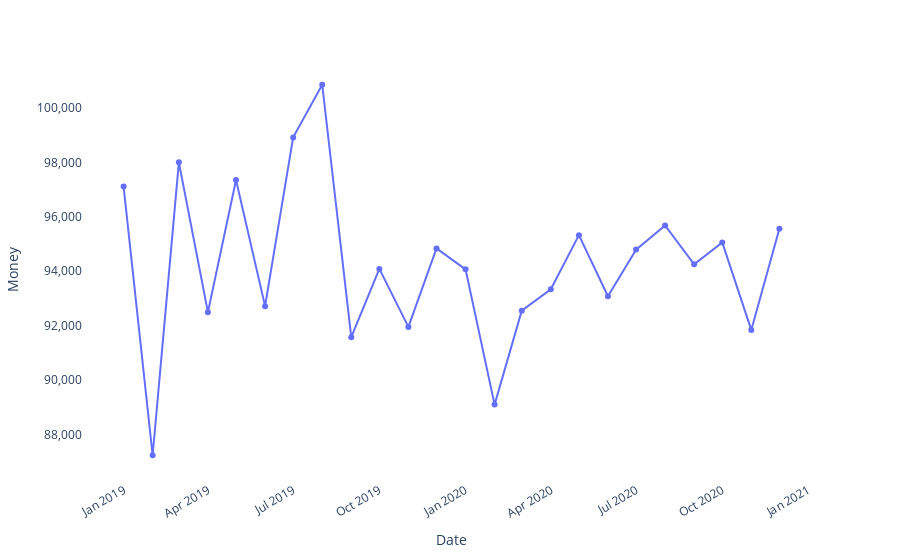

Write notebook code for a chart like this one.
### Code cell
# Serie de tiempo
df_ts2 = df_ts.copy()
df_ts2 = df_ts2.loc[:,['date','price']]
df_ts2['date'] = df_ts2['date'].dt.to_period('M').astype(str)
df_ts2 = df_ts2.groupby(['date']).sum().reset_index()
print(df_ts2.head(3))

# customers per day
fig = fg.simple_time_series(df_ts2, x='date', y="price", xl='Date', yl='Money')
fig.show()

### Figure 1 — Plotly figure (JSON) as saved in the notebook; plotly's stock layout.template omitted (floating-point values rounded to 4 significant figures)
{"data": [{"hovertemplate": "Date=%{x}<br>Money=%{y}<extra></extra>", "legendgroup": "", "line": {"color": "#636efa", "dash": "solid"}, "marker": {"symbol": "circle"}, "mode": "markers+lines", "name": "", "orientation": "v", "showlegend": false, "type": "scatter", "x": ["2019-01", "2019-02", "2019-03", "2019-04", "2019-05", "2019-06", "2019-07", "2019-08", "2019-09", "2019-10", "2019-11", "2019-12", "2020-01", "2020-02", "2020-03", "2020-04", "2020-05", "2020-06", "2020-07", "2020-08", "2020-09", "2020-10", "2020-11", "2020-12"], "xaxis": "x", "y": [97110.0, 87250.0, 98000.0, 92500.0, 97350.0, 92720.0, 98910.0, 100800.0, 91580.0, 94090.0, 91960.0, 94840.0, 94070.0, 89110.0, 92560.0, 93340.0, 95330.0, 93080.0, 94800.0, 95680.0, 94260.0, 95060.0, 91850.0, 95560.0], "yaxis": "y"}], "layout": {"legend": {"tracegroupgap": 0}, "margin": {"t": 60}, "paper_bgcolor": "rgba(0, 0, 0, 0)", "plot_bgcolor": "rgba(0, 0, 0, 0)", "xaxis": {"anchor": "y", "domain": [0, 1], "tickangle": -30, "title": {"text": "Date"}}, "yaxis": {"anchor": "x", "domain": [0, 1], "tickformat": ",.0f", "title": {"text": "Money"}}}}
